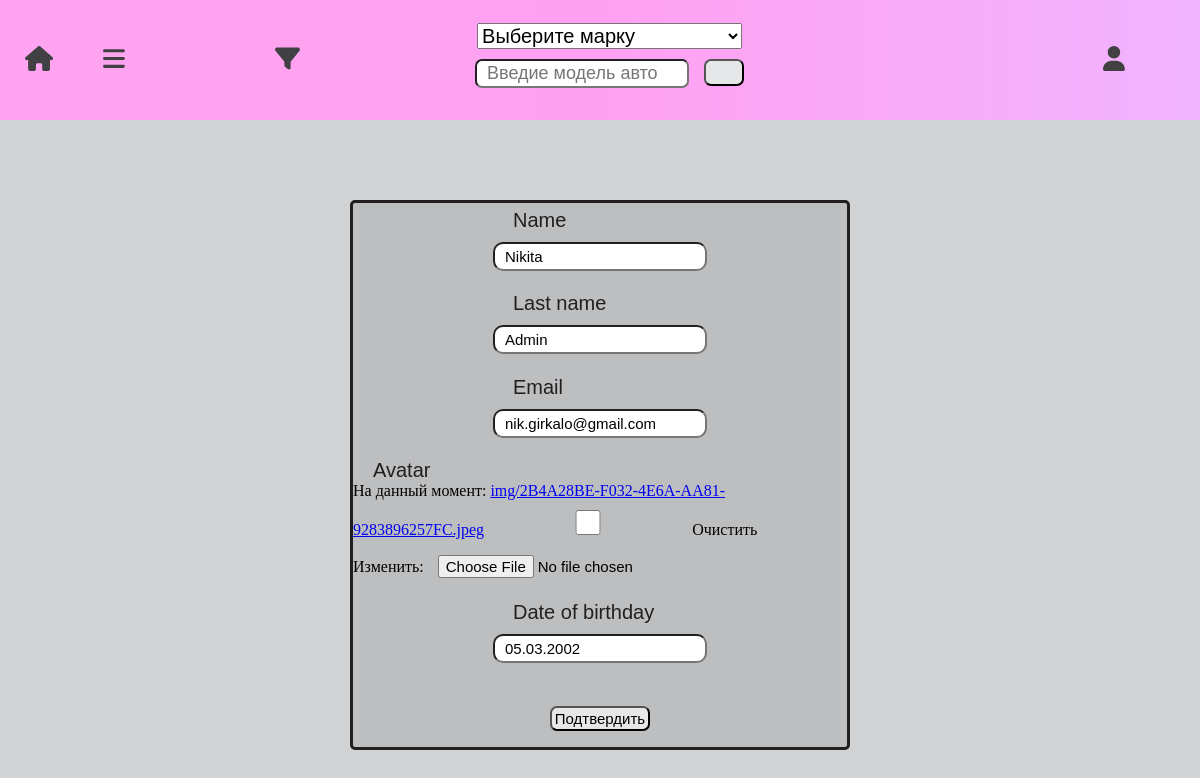
/author/edit/1/ (signed in), run on the app's committed database.
### jdm/models.py (models this page shows, shortened)
class Author(models.Model):
    user = models.OneToOneField(User, on_delete=models.CASCADE)
    name = models.CharField(max_length=20, null=True, blank=True)
    last_name = models.CharField(max_length=20, null=True, blank=True)
    email = models.CharField(max_length=50, null=True, blank=True)
    avatar = models.ImageField(upload_to='img', null=True, blank=True)
    date_of_birthday = models.DateField(null=True, blank=True)

### jdm/views.py (the view)
# urls.py: path("author/edit/<int:pk>/", AuthorUpdateView.as_view(), name='author_edit'),
class AuthorUpdateView(LoginRequiredMixin, UserPassesTestMixin, UpdateView): # Редактирование автора
    model = Author
    fields = ('name', 'last_name', 'email', 'avatar', 'date_of_birthday')
    template_name = 'author_form.html'
    success_url = reverse_lazy('cars')
    extra_context = {'title': 'JDM - Author edit'}
    login_url = reverse_lazy('login')
    def test_func(self):
        author_id = self.kwargs['pk']
        user = self.request.user
        author = Author.objects.get(id=author_id)
        if author.user == user:
            return True
        return False

### jdm/templates/author_form.html (shortened to what this page needs)
{% extends 'base.html' %}
{% load thumbnail %}
{% load crispy_forms_tags %}
{% block main %}
    <div class="wrapper">
        <form class="auth_form" action="" method="post" enctype="multipart/form-data">
            <table>
                {{ form | crispy}}
            </table>
            <button class="btn" type="submit">Подтвердить</button>
        </form>
    </div>
{% endblock %}

### jdm/templates/base.html (style rules this page uses)
* { padding: 0; margin: 0; }
body { width: 100%; display: flex; flex-direction: column; background-color: #D1D3D4; }
.btn { width: 100px; height: 25px; border-radius: 7px; font-size: 15px; margin: 10px 0; background-color: #E6E7E8; }
.wrapper { margin-top: 200px; display: flex; align-items: center; justify-content: center; }
input { border-radius: 10px; width: 200px; height: 25px; font-size: 15px; font-family: Arial, Helvetica, sans-serif; margin: 10px 0; padding-left: 10px; }
.control-label { color: #231F20; margin-left:20px; font-size: 20px; font-family: Arial, Helvetica, sans-serif; text-decoration: none; }

### jdm/templates/author_form.html (style rules this page uses)
.auth_form { width: 500px; height: 550px; display: flex; justify-content: space-around; flex-direction: column; box-sizing: border-box; border: 3px solid #231F20; align-items: center; border-radius: 5px; background-color: #BCBEC0; margin-bottom: 50px; }

### data on the page
Author: name "Nikita", last_name "Admin", email "nik.girkalo@gmail.com", date_of_birthday "05.03.2002"
